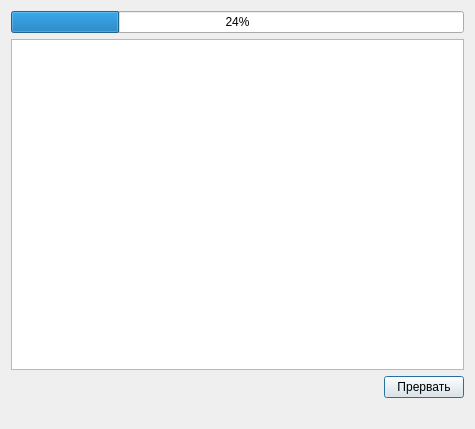
<ui version="4.0" >
 <class>ImportNSI_Wizard_3</class>
 <widget class="QDialog" name="ImportNSI_Wizard_3" >
  <property name="geometry" >
   <rect>
    <x>0</x>
    <y>0</y>
    <width>475</width>
    <height>429</height>
   </rect>
  </property>
  <property name="windowTitle" >
   <string>Импорт справочников НСИ</string>
  </property>
  <layout class="QGridLayout" >
   <item row="0" column="0" >
    <widget class="CProgressBar" name="progressBar" >
     <property name="value" >
      <number>24</number>
     </property>
     <property name="orientation" >
      <enum>Qt::Horizontal</enum>
     </property>
    </widget>
   </item>
   <item row="3" column="0" >
    <widget class="QLabel" name="statusLabel" >
     <property name="text" >
      <string/>
     </property>
    </widget>
   </item>
   <item row="1" column="0" >
    <widget class="QTextBrowser" name="logBrowser" />
   </item>
   <item row="2" column="0" >
    <layout class="QHBoxLayout" name="horizontalLayout" >
     <item>
      <spacer name="horizontalSpacer" >
       <property name="orientation" >
        <enum>Qt::Horizontal</enum>
       </property>
       <property name="sizeHint" stdset="0" >
        <size>
         <width>40</width>
         <height>20</height>
        </size>
       </property>
      </spacer>
     </item>
     <item>
      <widget class="QPushButton" name="btnAbort" >
       <property name="text" >
        <string>Прервать</string>
       </property>
      </widget>
     </item>
    </layout>
   </item>
  </layout>
 </widget>
 <customwidgets>
  <customwidget>
   <class>CProgressBar</class>
   <extends>QProgressBar</extends>
   <header>library/ProgressBar.h</header>
  </customwidget>
 </customwidgets>
 <resources/>
 <connections/>
</ui>
